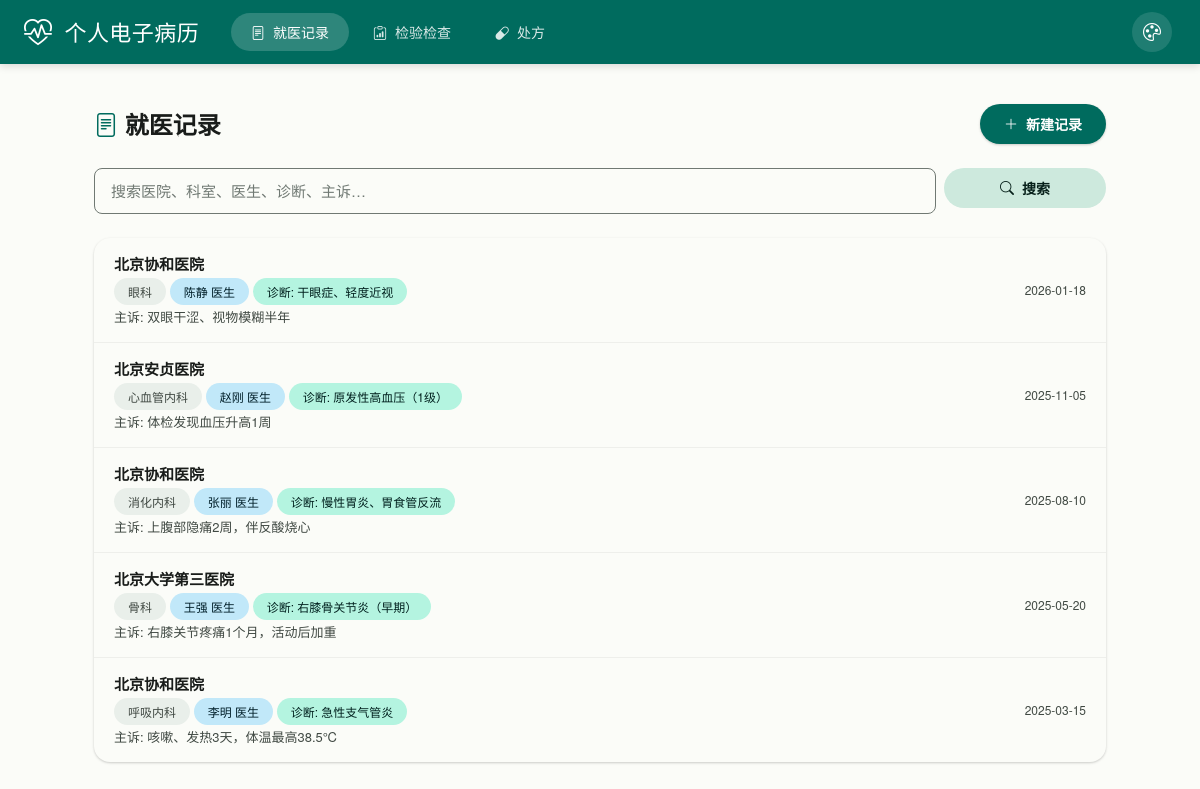
The app's page /records/ with its own data.
### models.py (models this page shows, shortened)
class MedicalRecord(db.Model):
    __tablename__ = "medical_records"
    id = db.Column(db.Integer, primary_key=True)
    visit_date = db.Column(db.Date, nullable=False, index=True, comment="就诊日期")
    hospital = db.Column(db.String(200), nullable=False, comment="医院名称")
    department = db.Column(db.String(100), comment="科室")
    doctor = db.Column(db.String(50), comment="医生")
    chief_complaint = db.Column(db.Text, comment="主诉")
    present_illness = db.Column(db.Text, comment="现病史")
    diagnosis = db.Column(db.Text, comment="诊断")
    notes = db.Column(db.Text, comment="备注")
    created_at = db.Column(db.DateTime, default=datetime.now, comment="创建时间")
    updated_at = db.Column(db.DateTime, default=datetime.now, onupdate=datetime.now, comment="更新时间")
    exam_results = db.relationship("ExamResult", backref="medical_record", lazy="dynamic",
                                   cascade="all, delete-orphan")
    prescriptions = db.relationship("Prescription", backref="medical_record", lazy="dynamic",
                                    cascade="all, delete-orphan")

### routes/records.py (the view, shortened to what this page needs)
@records_bp.route("/")
def list_records():
    page = request.args.get("page", 1, type=int)
    per_page = 20
    search = request.args.get("search", "").strip()
    query = MedicalRecord.query.order_by(MedicalRecord.visit_date.desc())
    pagination = query.paginate(page=page, per_page=per_page, error_out=False)
    records = pagination.items
    return render_template(
        "records/list.html",
        records=records,
        pagination=pagination,
        search=search,
    )

### templates/records/list.html (shortened to what this page needs)
{% extends "base.html" %}
{% block content %}
<div class="md-flex-between md-mb-4">
    <h4 class="fw-semibold" style="margin:0;"><i class="bi bi-file-text" style="color:var(--md-primary);"></i> 就医记录</h4>
    <a href="{{ url_for('records.create_record') }}" class="md-btn md-btn-filled">
        <i class="bi bi-plus-lg"></i> 新建记录
    </a>
</div>
<form class="row g-2 md-mb-4" method="GET">
    <div class="col-md-10">
        <input type="text" class="md-input" name="search" placeholder="搜索医院、科室、医生、诊断、主诉…" value="{{ search }}">
    </div>
    <div class="col-md-2">
        <button type="submit" class="md-btn md-btn-tonal w-100"><i class="bi bi-search"></i> 搜索</button>
    </div>
</form>
{% if records %}
    <div class="md-card">
        {% for record in records %}
        <a href="{{ url_for('records.view_record', record_id=record.id) }}" class="md-list-item">
            <div class="md-list-item-content">
                <div class="md-list-item-title">{{ record.hospital }}</div>
                <div class="md-list-item-sub">
                    {% if record.department %}
                        <span class="md-chip md-chip-secondary">{{ record.department }}</span>
                    {% endif %}
                    {% if record.doctor %}
                        <span class="md-chip md-chip-info">{{ record.doctor }} 医生</span>
                    {% endif %}
                    {% if record.diagnosis %}
                        <span class="md-chip md-chip-primary">诊断: {{ record.diagnosis[:50] }}{% if record.diagnosis|length > 50 %}...{% endif %}</span>
                    {% endif %}
                </div>
                {% if record.chief_complaint %}
                    <div style="font-size:13px;color:var(--md-on-surface-variant);margin-top:2px;">
                        主诉: {{ record.chief_complaint[:80] }}{% if record.chief_complaint|length > 80 %}...{% endif %}
                    </div>
                {% endif %}
            </div>
            <div class="md-list-item-meta">{{ record.visit_date }}</div>
        </a>
        {% endfor %}
    </div>
{% endif %}
{% endblock %}

### static/style.css (style rules this page uses)
:root { --md-primary: #006B5E; --md-on-primary: #FFFFFF; --md-primary-container: #B4F4E0; --md-on-primary-container: #00201E; --md-secondary: #4B635B; --md-on-secondary: #FFFFFF; --md-secondary-container: #CDE9DD; --md-on-secondary-container: #07201A; --md-tertiary: #3D6473; --md-on-tertiary: #FFFFFF; --md-tertiary-container: #C1E8F9; --md-on-tertiary-container: #001F29; --md-error: #BA1A1A; --md-on-error: #FFFFFF; --md-error-container: #FFDAD6; --md-on-error-container: #410002; --md-background: #FBFCF8; --md-on-background: #191C1A; --md-surface: #FBFCF8; --md-on-surface: #191C1A; --md-surface-variant: #DBE5DE; --md-on-surface-variant: #404943; --md-outline: #707973; --md-outline-variant: #BFC9C2; --md-surface-1: #F1F5F0; --md-surface-2: #E9EFEA; --md-surface-3: #E1E9E4; --md-surface-4: #D9E5DE; --md-surface-5: #D2E0D8; --md-elevation-1: 0 1px 3px rgba(0,0,0,.12), 0 1px 2px rgba(0,0,0,.08); --md-elevation-2: 0 2px 6px rgba(0,0,0,.12), 0 1px 4px rgba(0,0,0,.08); --md-elevation-3: 0 4px 12px rgba(0,0,0,.12), 0 2px 6px rgba(0,0,0,.08); --md-elevation-4: 0 8px 24px rgba(0,0,0,.12), 0 4px 12px rgba(0,0,0,.08); --md-radius-xs: 4px; --md-radius-sm: 8px; --md-radius-md: 12px; --md-radius-lg: 16px; --md-radius-xl: 20px; --md-radius-full: 28px; --md-font: "Noto Sans SC", "PingFang SC", "Microsoft YaHei", "Helvetica Neue", Arial, sans-serif; --md-font-mono: "JetBrains Mono", "Fira Code", "Consolas", monospace; }
body { font-family: var(--md-font); background: var(--md-background); color: var(--md-on-background); line-height: 1.6; -webkit-font-smoothing: antialiased; }
.md-card { background: var(--md-surface); border: none; border-radius: var(--md-radius-lg); box-shadow: var(--md-elevation-1); transition: box-shadow .2s ease, transform .15s ease; overflow: hidden; }
.md-btn { display: inline-flex; align-items: center; justify-content: center; gap: 8px; font-family: var(--md-font); font-size: 14px; font-weight: 600; line-height: 1; padding: 0 24px; height: 40px; border: none; border-radius: var(--md-radius-full); cursor: pointer; text-decoration: none; transition: box-shadow .15s ease, background .15s ease, transform .1s ease; white-space: nowrap; }
.md-btn-filled { background: var(--md-primary); color: var(--md-on-primary); box-shadow: var(--md-elevation-1); }
.md-btn-tonal { background: var(--md-secondary-container); color: var(--md-on-secondary-container); }
.md-chip { display: inline-flex; align-items: center; gap: 6px; padding: 4px 14px; border-radius: var(--md-radius-full); font-size: 12px; font-weight: 500; white-space: nowrap; }
.md-chip-primary { background: var(--md-primary-container); color: var(--md-on-primary-container); }
.md-chip-secondary { background: var(--md-surface-2); color: var(--md-on-surface-variant); }
.md-chip-info { background: var(--md-tertiary-container); color: var(--md-on-tertiary-container); }
.md-list-item { display: flex; align-items: center; gap: 16px; padding: 14px 20px; text-decoration: none; color: var(--md-on-surface); transition: background .15s ease; border-bottom: 1px solid rgba(0,0,0,.05); }
.md-list-item:last-child { border-bottom: none; }
.md-list-item-content { flex: 1; min-width: 0; }
.md-list-item-title { font-size: 15px; font-weight: 600; margin-bottom: 2px; }
.md-list-item-sub { font-size: 13px; color: var(--md-on-surface-variant); }
.md-list-item-meta { font-size: 12px; color: var(--md-on-surface-variant); white-space: nowrap; text-align: right; }
.md-input { width: 100%; padding: 10px 16px; font-size: 15px; font-family: var(--md-font); background: var(--md-surface); border: 1px solid var(--md-outline); border-radius: var(--md-radius-sm); color: var(--md-on-surface); transition: border-color .15s ease, box-shadow .15s ease; }
.md-input::placeholder { color: var(--md-outline); }
.md-flex-between { display: flex; justify-content: space-between; align-items: center; gap: 12px; }
.md-mb-4 { margin-bottom: 24px; }

### records on screen
MedicalRecord: hospital "北京协和医院", department "眼科", doctor "陈静", diagnosis "干眼症、轻度近视", chief_complaint "双眼干涩、视物模糊半年", visit_date "2026-01-18"
MedicalRecord: hospital "北京安贞医院", department "心血管内科", doctor "赵刚", diagnosis "原发性高血压（1级）", chief_complaint "体检发现血压升高1周", visit_date "2025-11-05"
MedicalRecord: hospital "北京协和医院", department "消化内科", doctor "张丽", diagnosis "慢性胃炎、胃食管反流", chief_complaint "上腹部隐痛2周，伴反酸烧心", visit_date "2025-08-10"
MedicalRecord: hospital "北京大学第三医院", department "骨科", doctor "王强", diagnosis "右膝骨关节炎（早期）", chief_complaint "右膝关节疼痛1个月，活动后加重", visit_date "2025-05-20"
MedicalRecord: hospital "北京协和医院", department "呼吸内科", doctor "李明", diagnosis "急性支气管炎", chief_complaint "咳嗽、发热3天，体温最高38.5℃", visit_date "2025-03-15"
